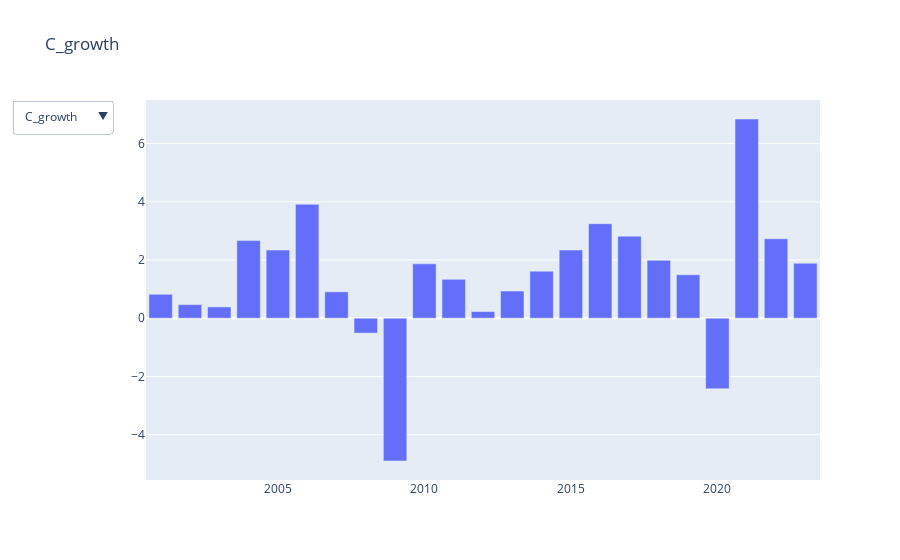

The notebook cell this image was saved under:
### Code cell
# Create a bar chart for 'Y_growth'
fig = go.Figure(data=[
    go.Bar(name='Y_growth', x=df_growth['Year'], y=df_growth['Y_growth'])
])

# Add traces for the other variables
variables = ['C_growth', 'G_growth', 'I_growth', 'NX_growth', 'N_growth']
for variable in variables:
    fig.add_trace(
        go.Bar(name=variable, x=df_growth['Year'], y=df_growth[variable], visible=False)
    )

# Create a dropdown menu
buttons = []
for i, variable in enumerate(variables):
    visibility = [True] + [False]*i + [True] + [False]*(len(variables)-i-1)
    buttons.append(dict(label=variable, method='update', args=[{'visible': visibility}, {'title': variable}]))

fig.update_layout(
    updatemenus=[
        dict(
            active=0,
            buttons=buttons,
        )
    ],
)

# Set the initial title of the plot
fig.update_layout(title=variables[0])

# Show the figure
fig.show()

### Figure 1 — Plotly figure (JSON) as saved in the notebook; plotly's stock layout.template omitted (floating-point values rounded to 4 significant figures)
{"data": [{"name": "Y_growth", "type": "bar", "x": [2001, 2002, 2003, 2004, 2005, 2006, 2007, 2008, 2009, 2010, 2011, 2012, 2013, 2014, 2015, 2016, 2017, 2018, 2019, 2020, 2021, 2022, 2023], "y": [0.8228, 0.4672, 0.3885, 2.668, 2.342, 3.912, 0.9076, -0.5109, -4.905, 1.868, 1.336, 0.2289, 0.9351, 1.616, 2.343, 3.248, 2.819, 1.991, 1.493, -2.423, 6.845, 2.731, 1.888]}, {"name": "C_growth", "type": "bar", "visible": false, "x": [2001, 2002, 2003, 2004, 2005, 2006, 2007, 2008, 2009, 2010, 2011, 2012, 2013, 2014, 2015, 2016, 2017, 2018, 2019, 2020, 2021, 2022, 2023], "y": [0.2259, 1.445, 1.333, 4.656, 3.697, 2.947, 1.766, 0.4877, -3.432, 0.7832, 0.2784, 0.5089, 0.2877, 0.9065, 2.286, 2.412, 2.29, 3.491, 1.579, -1.373, 5.476, -1.436, 1.044]}, {"name": "G_growth", "type": "bar", "visible": false, "x": [2001, 2002, 2003, 2004, 2005, 2006, 2007, 2008, 2009, 2010, 2011, 2012, 2013, 2014, 2015, 2016, 2017, 2018, 2019, 2020, 2021, 2022, 2023], "y": [1.892, 2.143, 0.2331, 1.535, 1.191, 2.558, 1.192, 3.25, 3.042, 1.599, -0.6255, 0.7513, -0.1008, 1.937, 1.682, 0.1557, 0.8745, 0.01926, 0.8475, -1.738, 4.606, -2.787, 0.05734]}, {"name": "I_growth", "type": "bar", "visible": false, "x": [2001, 2002, 2003, 2004, 2005, 2006, 2007, 2008, 2009, 2010, 2011, 2012, 2013, 2014, 2015, 2016, 2017, 2018, 2019, 2020, 2021, 2022, 2023], "y": [-1.493, -1.195, -0.6787, 6.774, 5.537, 12.76, 2.665, -4.805, -21.22, -0.6073, 5.469, 2.289, 3.398, 4.3, 5.226, 7.612, 4.221, 4.339, -2.154, 3.575, 14.35, 4.453, -12.23]}, {"name": "NX_growth", "type": "bar", "visible": false, "x": [2001, 2002, 2003, 2004, 2005, 2006, 2007, 2008, 2009, 2010, 2011, 2012, 2013, 2014, 2015, 2016, 2017, 2018, 2019, 2020, 2021, 2022, 2023], "y": [6.883, -2.778, -1.883, -13.1, -9.444, -11.27, -12.99, -4.466, 18.47, 21.08, 5.644, -8.728, 2.556, -2.251, -3.865, 7.87, 9.675, -9.689, 17.61, -31.45, -4.667, 64.48, 52.25]}, {"name": "N_growth", "type": "bar", "visible": false, "x": [2001, 2002, 2003, 2004, 2005, 2006, 2007, 2008, 2009, 2010, 2011, 2012, 2013, 2014, 2015, 2016, 2017, 2018, 2019, 2020, 2021, 2022, 2023], "y": [0.9945, 0.0611, -0.9159, -0.5256, 1.421, 2.253, 2.337, 1.185, -3.142, -2.326, -0.04663, -0.7105, -0.01446, 0.8712, 1.38, 1.679, 1.498, 1.48, 1.441, -0.7985, 2.361, 3.801, 1.465]}], "layout": {"title": {"text": "C_growth"}, "updatemenus": [{"active": 0, "buttons": [{"args": [{"visible": [true, true, false, false, false, false]}, {"title": "C_growth"}], "label": "C_growth", "method": "update"}, {"args": [{"visible": [true, false, true, false, false, false]}, {"title": "G_growth"}], "label": "G_growth", "method": "update"}, {"args": [{"visible": [true, false, false, true, false, false]}, {"title": "I_growth"}], "label": "I_growth", "method": "update"}, {"args": [{"visible": [true, false, false, false, true, false]}, {"title": "NX_growth"}], "label": "NX_growth", "method": "update"}, {"args": [{"visible": [true, false, false, false, false, true]}, {"title": "N_growth"}], "label": "N_growth", "method": "update"}]}]}}
